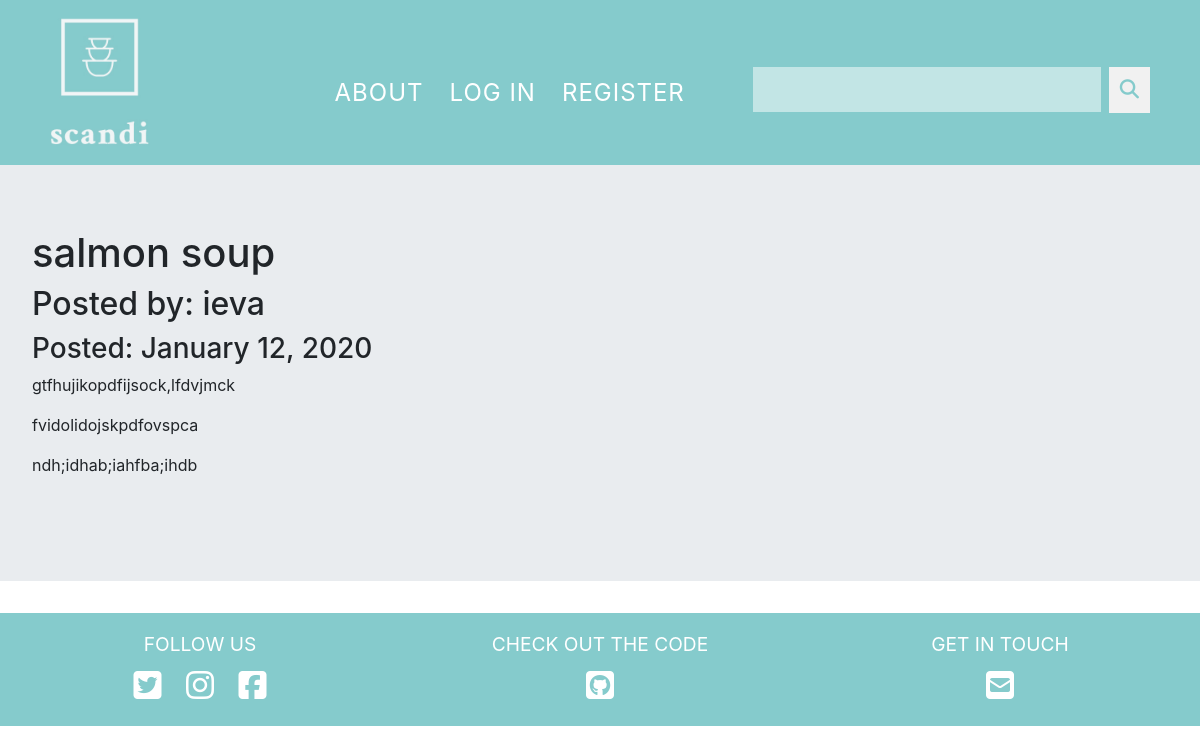
/4, run on the app's committed database.
### scandiKitchen/models.py (models this page shows, shortened)
class Recipe(db.Model):
    users = db.relationship(User)
    id = db.Column(db.Integer,primary_key=True)
    user_id = db.Column(db.Integer,db.ForeignKey('users.id'),nullable=False)
    date = db.Column(db.DateTime,nullable=False,default=datetime.utcnow)
    title = db.Column(db.String(100),nullable=False)
    text = db.Column(db.Text,nullable=False)
    cook_method = db.Column(db.Text,nullable=True)
    ingredients = db.Column(db.Text,nullable=True)
    recipe_image = db.Column(db.String(100),nullable=True)

class User(db.Model,UserMixin):
    __tablename__ = 'users'
    id = db.Column(db.Integer,primary_key=True)
    profile_image = db.Column(db.String(64),nullable=False,default='default_profile.png')
    email = db.Column(db.String(64),unique=True,index=True)
    username = db.Column(db.String(64),unique=True,index=True)
    password_hash = db.Column(db.String(128))
    posts = db.relationship('Recipe',backref='author',lazy=True)

### scandiKitchen/users/views.py (the view)
@users.route('/<username>')
def user_posts(username):
    page = request.args.get('page',1,type=int)
    user = User.query.filter_by(username=username).first_or_404()
    recipes = Recipe.query.filter_by(author=user).order_by(Recipe.date.desc()).paginate(page=page,per_page=5)
    return render_template('user_recipes.html',recipes=recipes,user=user)

### scandiKitchen/recipes/views.py (called while the page is built)
@recipes.route('/<int:recipe_id>')
def recipe(recipe_id):
    recipe = Recipe.query.get_or_404(recipe_id)
    return render_template('recipe.html',title=recipe.title,date=recipe.date,post=recipe)

### scandiKitchen/templates/recipe.html (shortened to what this page needs)
{% extends "base.html" %}
{% block content %}
<div class="jumbotron">
    <h1>{{post.title}}</h1>
    <h2>Posted by: {{post.author.username}}</h2>
    <h3>Posted: {{post.date.strftime('%B %d, %Y')}}</h3>
    <p>{{post.text}}</p>
    <p>{{post.cook_method}}</p>
    <p>{{post.ingredients}}</p>
</div>
{% endblock %}

### scandiKitchen/static/css/main.css (style rules this page uses)
body { margin: 0; padding: 0; }
* { border-radius: 0!important; }

### data on the page
Recipe: title "salmon soup", date "January 12, 2020", text "gtfhujikopdfijsock,lfdvjmck", cook_method "fvidolidojskpdfovspca", ingredients "ndh;idhab;iahfba;ihdb"
User: author.username "ieva"
